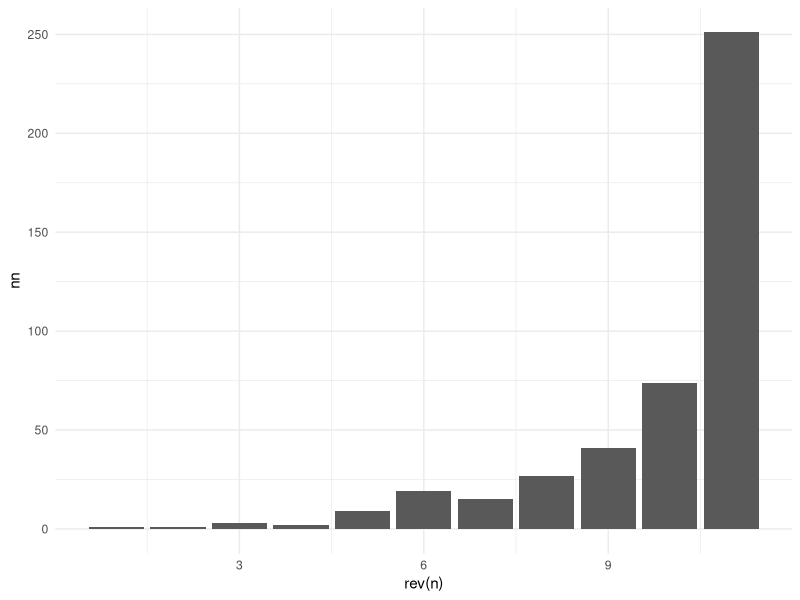
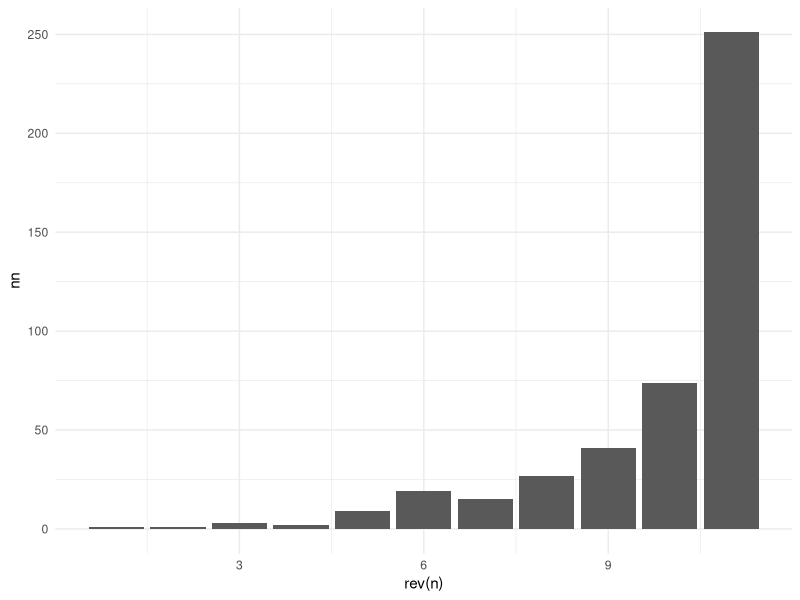

The R source for these figures, in order:
# Name:     ***
# Updated:  ***
# Author:   Andrew Kleist

# packages, working directory
setwd("~/Desktop/Volkman_Lab/BABU_VOLKMAN/CHEMOKINE_PRJ/Data/chemokine_gpcr_ms/")
library(tidyverse)

################################################################################

rin <- read_csv("05_integrate/output/RIN_CONS_CLASS.csv")
rin <- rin %>% 
  filter(file != "6meo") %>%
  # filter(source_gnccn == "cxb1.1" & target_gnccn == "7x27") %>%
  count(source_gnccn, target_gnccn) %>% count(n)

rin %>%
  ggplot(aes(rev(n), nn)) +
  geom_bar(stat = "identity") +
  theme_minimal()

ggsave(filename = "no_complexes_bar.pdf", 
       plot = last_plot(), path = "F4S/output/",
       width = 4,
       height = 4)
